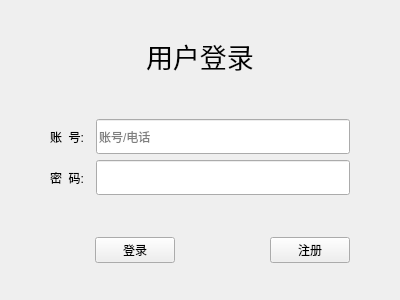
<?xml version="1.0" encoding="UTF-8"?>
<ui version="4.0">
 <class>FrmLogin</class>
 <widget class="QWidget" name="FrmLogin">
  <property name="geometry">
   <rect>
    <x>0</x>
    <y>0</y>
    <width>400</width>
    <height>300</height>
   </rect>
  </property>
  <property name="minimumSize">
   <size>
    <width>400</width>
    <height>300</height>
   </size>
  </property>
  <property name="maximumSize">
   <size>
    <width>400</width>
    <height>300</height>
   </size>
  </property>
  <property name="windowTitle">
   <string>Form</string>
  </property>
  <layout class="QGridLayout" name="gridLayout">
   <property name="leftMargin">
    <number>0</number>
   </property>
   <property name="topMargin">
    <number>0</number>
   </property>
   <property name="rightMargin">
    <number>0</number>
   </property>
   <property name="bottomMargin">
    <number>0</number>
   </property>
   <property name="spacing">
    <number>0</number>
   </property>
   <item row="0" column="0">
    <widget class="QStackedWidget" name="stackedWidget">
     <property name="minimumSize">
      <size>
       <width>400</width>
       <height>300</height>
      </size>
     </property>
     <property name="maximumSize">
      <size>
       <width>400</width>
       <height>300</height>
      </size>
     </property>
     <property name="currentIndex">
      <number>0</number>
     </property>
     <widget class="QWidget" name="login_page">
      <layout class="QVBoxLayout" name="verticalLayout">
       <property name="leftMargin">
        <number>50</number>
       </property>
       <property name="topMargin">
        <number>0</number>
       </property>
       <property name="rightMargin">
        <number>50</number>
       </property>
       <property name="bottomMargin">
        <number>0</number>
       </property>
       <item>
        <spacer name="verticalSpacer_2">
         <property name="orientation">
          <enum>Qt::Vertical</enum>
         </property>
         <property name="sizeHint" stdset="0">
          <size>
           <width>20</width>
           <height>40</height>
          </size>
         </property>
        </spacer>
       </item>
       <item>
        <layout class="QHBoxLayout" name="horizontalLayout_4">
         <item>
          <spacer name="horizontalSpacer_2">
           <property name="orientation">
            <enum>Qt::Horizontal</enum>
           </property>
           <property name="sizeHint" stdset="0">
            <size>
             <width>40</width>
             <height>20</height>
            </size>
           </property>
          </spacer>
         </item>
         <item>
          <widget class="QLabel" name="label">
           <property name="font">
            <font>
             <pointsize>20</pointsize>
            </font>
           </property>
           <property name="text">
            <string>用户登录</string>
           </property>
          </widget>
         </item>
         <item>
          <spacer name="horizontalSpacer_3">
           <property name="orientation">
            <enum>Qt::Horizontal</enum>
           </property>
           <property name="sizeHint" stdset="0">
            <size>
             <width>40</width>
             <height>20</height>
            </size>
           </property>
          </spacer>
         </item>
        </layout>
       </item>
       <item>
        <spacer name="verticalSpacer_3">
         <property name="orientation">
          <enum>Qt::Vertical</enum>
         </property>
         <property name="sizeHint" stdset="0">
          <size>
           <width>20</width>
           <height>40</height>
          </size>
         </property>
        </spacer>
       </item>
       <item>
        <layout class="QHBoxLayout" name="horizontalLayout">
         <item>
          <widget class="QLabel" name="label_2">
           <property name="minimumSize">
            <size>
             <width>40</width>
             <height>35</height>
            </size>
           </property>
           <property name="maximumSize">
            <size>
             <width>40</width>
             <height>34</height>
            </size>
           </property>
           <property name="text">
            <string>账  号:</string>
           </property>
          </widget>
         </item>
         <item>
          <widget class="QLineEdit" name="login_account_le">
           <property name="minimumSize">
            <size>
             <width>0</width>
             <height>35</height>
            </size>
           </property>
           <property name="maximumSize">
            <size>
             <width>16777215</width>
             <height>35</height>
            </size>
           </property>
           <property name="placeholderText">
            <string>账号/电话</string>
           </property>
          </widget>
         </item>
        </layout>
       </item>
       <item>
        <layout class="QHBoxLayout" name="horizontalLayout_2">
         <item>
          <widget class="QLabel" name="label_4">
           <property name="minimumSize">
            <size>
             <width>40</width>
             <height>35</height>
            </size>
           </property>
           <property name="maximumSize">
            <size>
             <width>40</width>
             <height>34</height>
            </size>
           </property>
           <property name="text">
            <string>密  码:</string>
           </property>
          </widget>
         </item>
         <item>
          <widget class="QLineEdit" name="login_password_le">
           <property name="minimumSize">
            <size>
             <width>0</width>
             <height>35</height>
            </size>
           </property>
           <property name="maximumSize">
            <size>
             <width>16777215</width>
             <height>35</height>
            </size>
           </property>
           <property name="echoMode">
            <enum>QLineEdit::Password</enum>
           </property>
          </widget>
         </item>
        </layout>
       </item>
       <item>
        <spacer name="verticalSpacer_4">
         <property name="orientation">
          <enum>Qt::Vertical</enum>
         </property>
         <property name="sizeHint" stdset="0">
          <size>
           <width>20</width>
           <height>40</height>
          </size>
         </property>
        </spacer>
       </item>
       <item>
        <layout class="QHBoxLayout" name="horizontalLayout_3">
         <item>
          <spacer name="horizontalSpacer_4">
           <property name="orientation">
            <enum>Qt::Horizontal</enum>
           </property>
           <property name="sizeHint" stdset="0">
            <size>
             <width>40</width>
             <height>20</height>
            </size>
           </property>
          </spacer>
         </item>
         <item>
          <widget class="QPushButton" name="login_btn">
           <property name="text">
            <string>登录</string>
           </property>
          </widget>
         </item>
         <item>
          <spacer name="horizontalSpacer_5">
           <property name="orientation">
            <enum>Qt::Horizontal</enum>
           </property>
           <property name="sizeHint" stdset="0">
            <size>
             <width>40</width>
             <height>20</height>
            </size>
           </property>
          </spacer>
         </item>
         <item>
          <spacer name="horizontalSpacer">
           <property name="orientation">
            <enum>Qt::Horizontal</enum>
           </property>
           <property name="sizeHint" stdset="0">
            <size>
             <width>40</width>
             <height>20</height>
            </size>
           </property>
          </spacer>
         </item>
         <item>
          <widget class="QPushButton" name="to_enroll_btn">
           <property name="text">
            <string>注册</string>
           </property>
          </widget>
         </item>
        </layout>
       </item>
       <item>
        <spacer name="verticalSpacer">
         <property name="orientation">
          <enum>Qt::Vertical</enum>
         </property>
         <property name="sizeHint" stdset="0">
          <size>
           <width>20</width>
           <height>40</height>
          </size>
         </property>
        </spacer>
       </item>
      </layout>
     </widget>
     <widget class="QWidget" name="enroll_page">
      <layout class="QVBoxLayout" name="verticalLayout_2">
       <property name="leftMargin">
        <number>50</number>
       </property>
       <property name="topMargin">
        <number>0</number>
       </property>
       <property name="rightMargin">
        <number>50</number>
       </property>
       <property name="bottomMargin">
        <number>0</number>
       </property>
       <item>
        <spacer name="verticalSpacer_6">
         <property name="orientation">
          <enum>Qt::Vertical</enum>
         </property>
         <property name="sizeHint" stdset="0">
          <size>
           <width>20</width>
           <height>40</height>
          </size>
         </property>
        </spacer>
       </item>
       <item>
        <layout class="QHBoxLayout" name="horizontalLayout_5">
         <item>
          <spacer name="horizontalSpacer_6">
           <property name="orientation">
            <enum>Qt::Horizontal</enum>
           </property>
           <property name="sizeHint" stdset="0">
            <size>
             <width>40</width>
             <height>20</height>
            </size>
           </property>
          </spacer>
         </item>
         <item>
          <widget class="QLabel" name="label_3">
           <property name="font">
            <font>
             <pointsize>20</pointsize>
            </font>
           </property>
           <property name="text">
            <string>新用户注册</string>
           </property>
          </widget>
         </item>
         <item>
          <spacer name="horizontalSpacer_7">
           <property name="orientation">
            <enum>Qt::Horizontal</enum>
           </property>
           <property name="sizeHint" stdset="0">
            <size>
             <width>40</width>
             <height>20</height>
            </size>
           </property>
          </spacer>
         </item>
        </layout>
       </item>
       <item>
        <spacer name="verticalSpacer_7">
         <property name="orientation">
          <enum>Qt::Vertical</enum>
         </property>
         <property name="sizeHint" stdset="0">
          <size>
           <width>20</width>
           <height>40</height>
          </size>
         </property>
        </spacer>
       </item>
       <item>
        <layout class="QHBoxLayout" name="horizontalLayout_6">
         <item>
          <widget class="QLabel" name="label_5">
           <property name="minimumSize">
            <size>
             <width>0</width>
             <height>20</height>
            </size>
           </property>
           <property name="maximumSize">
            <size>
             <width>80</width>
             <height>20</height>
            </size>
           </property>
           <property name="text">
            <string>账         号:</string>
           </property>
          </widget>
         </item>
         <item>
          <widget class="QLineEdit" name="enroll_account_le">
           <property name="minimumSize">
            <size>
             <width>0</width>
             <height>35</height>
            </size>
           </property>
           <property name="maximumSize">
            <size>
             <width>16777215</width>
             <height>35</height>
            </size>
           </property>
           <property name="placeholderText">
            <string/>
           </property>
          </widget>
         </item>
        </layout>
       </item>
       <item>
        <layout class="QHBoxLayout" name="horizontalLayout_7">
         <item>
          <widget class="QLabel" name="label_7">
           <property name="minimumSize">
            <size>
             <width>0</width>
             <height>20</height>
            </size>
           </property>
           <property name="maximumSize">
            <size>
             <width>16777215</width>
             <height>20</height>
            </size>
           </property>
           <property name="text">
            <string>密         码:</string>
           </property>
          </widget>
         </item>
         <item>
          <widget class="QLineEdit" name="enroll_password_le">
           <property name="minimumSize">
            <size>
             <width>0</width>
             <height>35</height>
            </size>
           </property>
           <property name="maximumSize">
            <size>
             <width>16777215</width>
             <height>35</height>
            </size>
           </property>
           <property name="echoMode">
            <enum>QLineEdit::Password</enum>
           </property>
           <property name="placeholderText">
            <string>6～18位字符</string>
           </property>
          </widget>
         </item>
        </layout>
       </item>
       <item>
        <layout class="QHBoxLayout" name="horizontalLayout_8">
         <item>
          <widget class="QLabel" name="label_9">
           <property name="minimumSize">
            <size>
             <width>0</width>
             <height>20</height>
            </size>
           </property>
           <property name="maximumSize">
            <size>
             <width>16777215</width>
             <height>20</height>
            </size>
           </property>
           <property name="text">
            <string>确认密码:</string>
           </property>
          </widget>
         </item>
         <item>
          <widget class="QLineEdit" name="enroll_ispassword_le">
           <property name="minimumSize">
            <size>
             <width>0</width>
             <height>35</height>
            </size>
           </property>
           <property name="maximumSize">
            <size>
             <width>16777215</width>
             <height>35</height>
            </size>
           </property>
           <property name="echoMode">
            <enum>QLineEdit::Password</enum>
           </property>
          </widget>
         </item>
        </layout>
       </item>
       <item>
        <layout class="QHBoxLayout" name="horizontalLayout_9">
         <item>
          <widget class="QLabel" name="label_11">
           <property name="minimumSize">
            <size>
             <width>0</width>
             <height>20</height>
            </size>
           </property>
           <property name="maximumSize">
            <size>
             <width>16777215</width>
             <height>20</height>
            </size>
           </property>
           <property name="text">
            <string>电         话:</string>
           </property>
          </widget>
         </item>
         <item>
          <widget class="QLineEdit" name="enroll_phone_le">
           <property name="minimumSize">
            <size>
             <width>0</width>
             <height>35</height>
            </size>
           </property>
           <property name="maximumSize">
            <size>
             <width>16777215</width>
             <height>35</height>
            </size>
           </property>
          </widget>
         </item>
        </layout>
       </item>
       <item>
        <layout class="QHBoxLayout" name="horizontalLayout_10">
         <item>
          <widget class="QLabel" name="label_13">
           <property name="minimumSize">
            <size>
             <width>0</width>
             <height>20</height>
            </size>
           </property>
           <property name="maximumSize">
            <size>
             <width>16777215</width>
             <height>20</height>
            </size>
           </property>
           <property name="text">
            <string>邮         箱:</string>
           </property>
          </widget>
         </item>
         <item>
          <widget class="QLineEdit" name="enroll_email_le">
           <property name="minimumSize">
            <size>
             <width>0</width>
             <height>35</height>
            </size>
           </property>
           <property name="maximumSize">
            <size>
             <width>16777215</width>
             <height>35</height>
            </size>
           </property>
          </widget>
         </item>
        </layout>
       </item>
       <item>
        <spacer name="verticalSpacer_8">
         <property name="orientation">
          <enum>Qt::Vertical</enum>
         </property>
         <property name="sizeHint" stdset="0">
          <size>
           <width>20</width>
           <height>40</height>
          </size>
         </property>
        </spacer>
       </item>
       <item>
        <layout class="QHBoxLayout" name="horizontalLayout_11">
         <item>
          <spacer name="horizontalSpacer_8">
           <property name="orientation">
            <enum>Qt::Horizontal</enum>
           </property>
           <property name="sizeHint" stdset="0">
            <size>
             <width>40</width>
             <height>20</height>
            </size>
           </property>
          </spacer>
         </item>
         <item>
          <widget class="QPushButton" name="enroll_btn">
           <property name="text">
            <string>注册</string>
           </property>
          </widget>
         </item>
         <item>
          <spacer name="horizontalSpacer_10">
           <property name="orientation">
            <enum>Qt::Horizontal</enum>
           </property>
           <property name="sizeHint" stdset="0">
            <size>
             <width>40</width>
             <height>20</height>
            </size>
           </property>
          </spacer>
         </item>
         <item>
          <widget class="QPushButton" name="to_login_btn">
           <property name="text">
            <string>返回登录</string>
           </property>
          </widget>
         </item>
        </layout>
       </item>
       <item>
        <spacer name="verticalSpacer_5">
         <property name="orientation">
          <enum>Qt::Vertical</enum>
         </property>
         <property name="sizeHint" stdset="0">
          <size>
           <width>20</width>
           <height>40</height>
          </size>
         </property>
        </spacer>
       </item>
      </layout>
     </widget>
    </widget>
   </item>
  </layout>
 </widget>
 <resources/>
 <connections/>
</ui>
